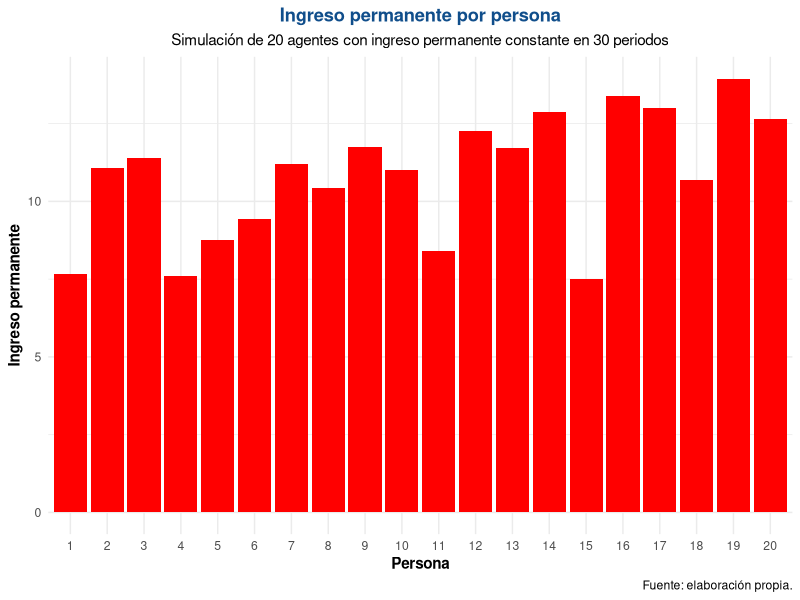
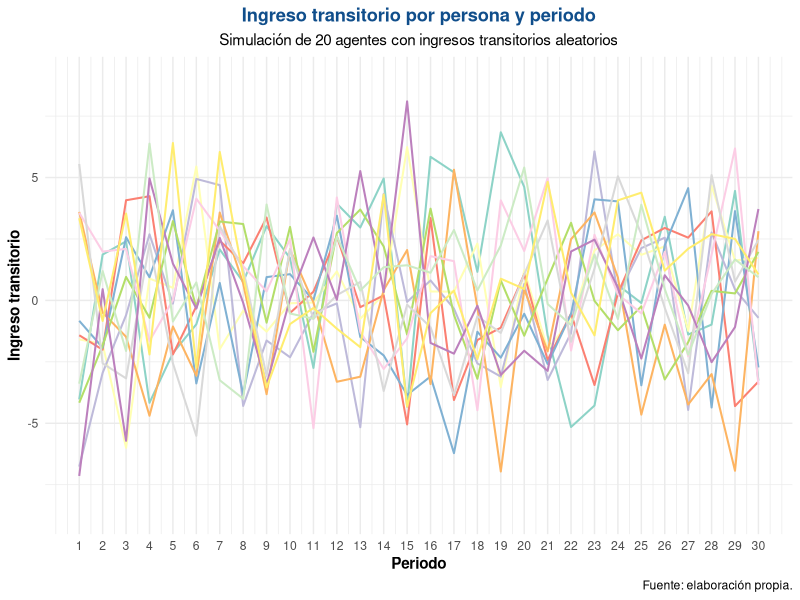
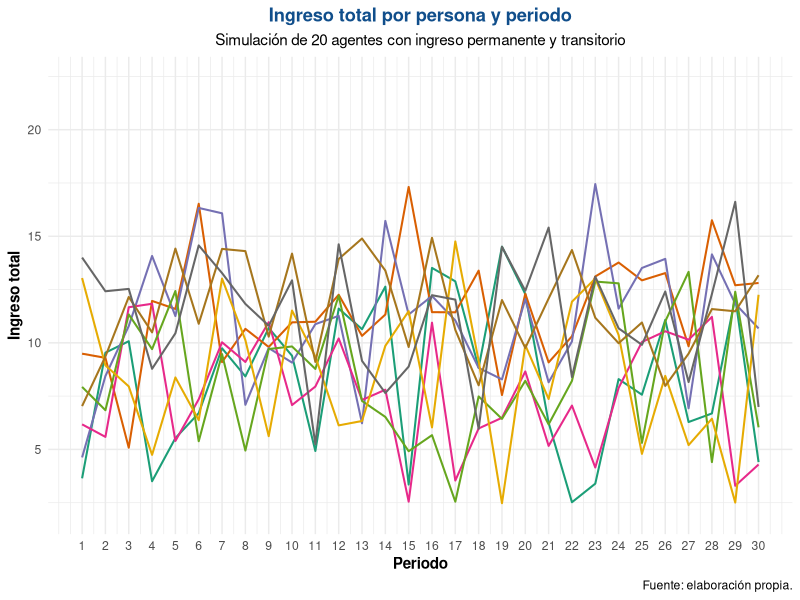
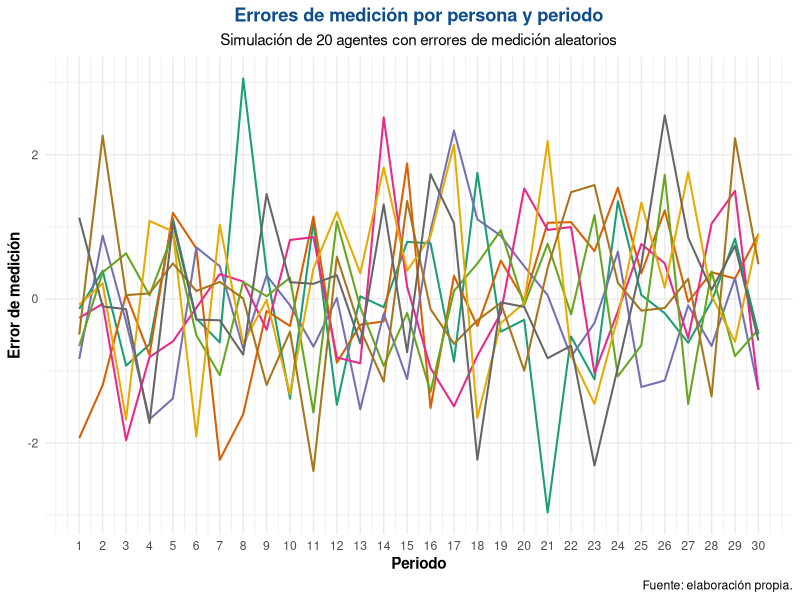
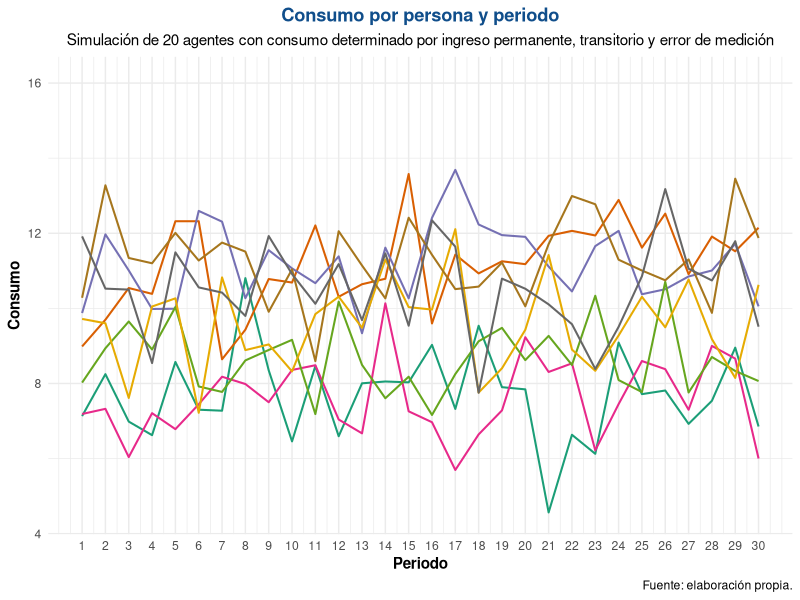
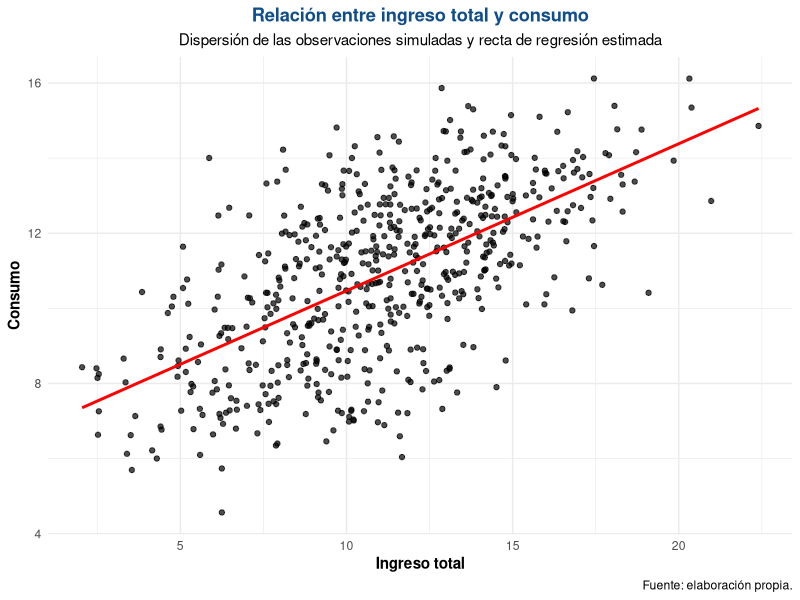
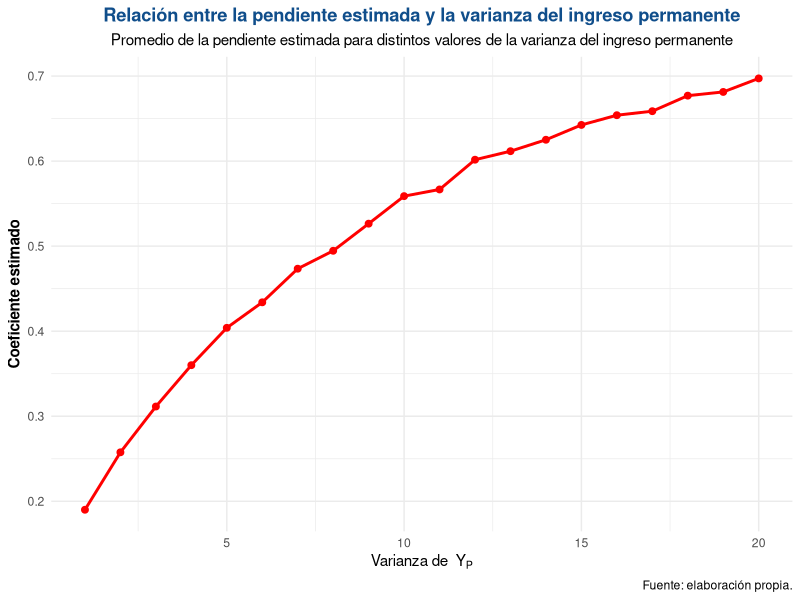
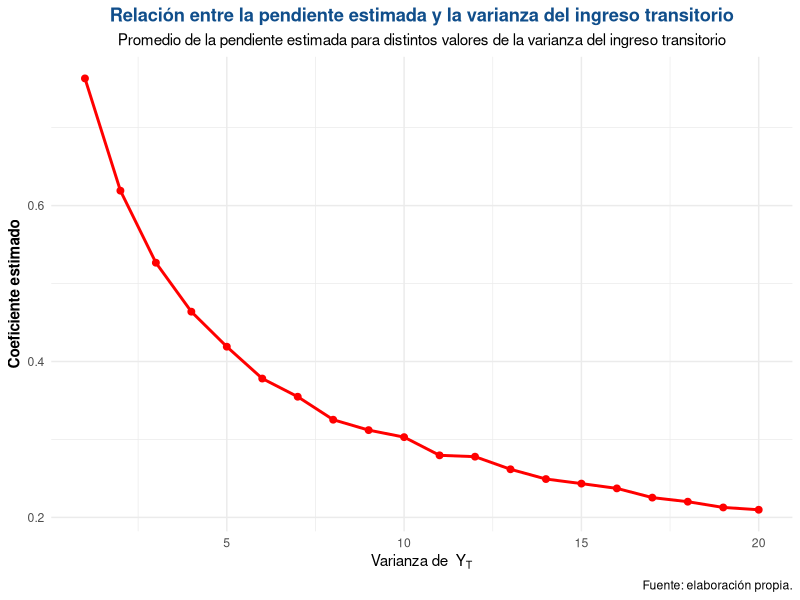

Here is the R script that generated these plots, in order:
## ---- chunk 1
set.seed(456)

n_personas <- 20
n_periodos <- 30
sigma_P <- 3

YP <- rnorm(n_personas, mean = 10, sd = sqrt(sigma_P))

YP_mat <- matrix(
  rep(YP, each = n_periodos),
  nrow = n_personas,
  ncol = n_periodos,
  byrow = TRUE
)

library(ggplot2)

graf_a <- data.frame(
  Persona = factor(1:n_personas),
  Ingreso_permanente = YP
)

ggplot(graf_a, aes(x = Persona, y = Ingreso_permanente)) +
  geom_col(fill = "red") +
  labs(
    title = "Ingreso permanente por persona",
    subtitle = "Simulación de 20 agentes con ingreso permanente constante en 30 periodos",
    x = "Persona",
    y = "Ingreso permanente",
    fill = "",
    caption = "Fuente: elaboración propia."
  ) +
  theme_minimal() +
  theme(
    plot.title = element_text(hjust = 0.5, face = "bold", color = "dodgerblue4"),
    plot.subtitle = element_text(hjust = 0.5),
    axis.title = element_text(face = "bold"),
    legend.position = "top"
  )
## ---- chunk 2
set.seed(456)

n_personas <- 20
n_periodos <- 30
sigma_T <- 9

YT_mat <- matrix(
  rnorm(n_personas * n_periodos, mean = 0, sd = sqrt(sigma_T)),
  nrow = n_personas,
  ncol = n_periodos,
  byrow = TRUE
)

library(tidyr)
library(dplyr)
library(ggplot2)

graf_b <- as.data.frame(YT_mat)
colnames(graf_b) <- 1:n_periodos
graf_b$Persona <- factor(1:n_personas)

graf_b_larga <- graf_b |>
  pivot_longer(
    cols = -Persona,
    names_to = "Periodo",
    values_to = "Ingreso_transitorio"
  )

ggplot(graf_b_larga, aes(x = as.numeric(Periodo), y = Ingreso_transitorio, group = Persona, color = Persona)) +
  geom_line(linewidth = 0.7, show.legend = FALSE) +
  scale_x_continuous(breaks = 1:30) +
  scale_color_brewer(palette = "Set3") +
  labs(
    title = "Ingreso transitorio por persona y periodo",
    subtitle = "Simulación de 20 agentes con ingresos transitorios aleatorios",
    x = "Periodo",
    y = "Ingreso transitorio",
    caption = "Fuente: elaboración propia."
  ) +
  theme_minimal() +
  theme(
    plot.title = element_text(hjust = 0.5, face = "bold", color = "dodgerblue4"),
    plot.subtitle = element_text(hjust = 0.5),
    axis.title = element_text(face = "bold")
  )

## ---- chunk 3
Y_mat <- YP_mat + YT_mat

library(tidyr)
library(dplyr)
library(ggplot2)

graf_c <- as.data.frame(Y_mat)
colnames(graf_c) <- 1:n_periodos
graf_c$Persona <- factor(1:n_personas)

graf_c_larga <- graf_c |>
  pivot_longer(
    cols = -Persona,
    names_to = "Periodo",
    values_to = "Ingreso_total"
  )

ggplot(graf_c_larga, aes(x = as.numeric(Periodo), y = Ingreso_total, group = Persona, color = Persona)) +
  geom_line(linewidth = 0.7, show.legend = FALSE) +
  scale_x_continuous(breaks = 1:30) +
  scale_color_brewer(palette = "Dark2") +
  labs(
    title = "Ingreso total por persona y periodo",
    subtitle = "Simulación de 20 agentes con ingreso permanente y transitorio",
    x = "Periodo",
    y = "Ingreso total",
    caption = "Fuente: elaboración propia."
  ) +
  theme_minimal() +
  theme(
    plot.title = element_text(hjust = 0.5, face = "bold", color = "dodgerblue4"),
    plot.subtitle = element_text(hjust = 0.5),
    axis.title = element_text(face = "bold")
  )

## ---- chunk 4
sigma_e <- 1

eps_mat <- matrix(
  rnorm(n_personas * n_periodos, mean = 0, sd = sqrt(sigma_e)),
  nrow = n_personas,
  ncol = n_periodos,
  byrow = TRUE
)

library(tidyr)
library(dplyr)
library(ggplot2)

graf_d <- as.data.frame(eps_mat)
colnames(graf_d) <- 1:n_periodos
graf_d$Persona <- factor(1:n_personas)

graf_d_larga <- graf_d |>
  pivot_longer(
    cols = -Persona,
    names_to = "Periodo",
    values_to = "Error_medicion"
  )

ggplot(graf_d_larga, aes(x = as.numeric(Periodo), y = Error_medicion, group = Persona, color = Persona)) +
  geom_line(linewidth = 0.7, show.legend = FALSE) +
  scale_x_continuous(breaks = 1:30) +
  scale_color_brewer(palette = "Dark2") +
  labs(
    title = "Errores de medición por persona y periodo",
    subtitle = "Simulación de 20 agentes con errores de medición aleatorios",
    x = "Periodo",
    y = "Error de medición",
    caption = "Fuente: elaboración propia."
  ) +
  theme_minimal() +
  theme(
    plot.title = element_text(hjust = 0.5, face = "bold", color = "dodgerblue4"),
    plot.subtitle = element_text(hjust = 0.5),
    axis.title = element_text(face = "bold")
  )
## ---- chunk 5
C_mat <- YP_mat + 0.1 * YT_mat + eps_mat

library(tidyr)
library(dplyr)
library(ggplot2)

graf_e <- as.data.frame(C_mat)
colnames(graf_e) <- 1:n_periodos
graf_e$Persona <- factor(1:n_personas)

graf_e_larga <- graf_e |>
  pivot_longer(
    cols = -Persona,
    names_to = "Periodo",
    values_to = "Consumo"
  )

ggplot(graf_e_larga, aes(x = as.numeric(Periodo), y = Consumo, group = Persona, color = Persona)) +
  geom_line(linewidth = 0.7, show.legend = FALSE) +
  scale_x_continuous(breaks = 1:30) +
  scale_color_brewer(palette = "Dark2") +
  labs(
    title = "Consumo por persona y periodo",
    subtitle = "Simulación de 20 agentes con consumo determinado por ingreso permanente, transitorio y error de medición",
    x = "Periodo",
    y = "Consumo",
    caption = "Fuente: elaboración propia."
  ) +
  theme_minimal() +
  theme(
    plot.title = element_text(hjust = 0.5, face = "bold", color = "dodgerblue4"),
    plot.subtitle = element_text(hjust = 0.5),
    axis.title = element_text(face = "bold")
  )
## ---- chunk 6
library(broom)
library(dplyr)
library(knitr)
library(kableExtra)

base_f <- data.frame(
  Ingreso_total = as.vector(Y_mat),
  Consumo = as.vector(C_mat)
)

modelo_f <- lm(Consumo ~ Ingreso_total, data = base_f)

resumen <- tidy(modelo_f) |>
  select(term, estimate, std.error, statistic, p.value) |>
  mutate(
    term = c("(Intercept)", "Ingreso total")
  )

r2 <- summary(modelo_f)$r.squared
n <- nobs(modelo_f)

kable(
  resumen,
  col.names = c("Término", "Coeficiente", "Error estándar", "Estadístico t", "Valor p"),
  digits = 4,
  caption = "\\centering Resultados de la regresión lineal entre consumo e ingreso total",
  align = "c",
  booktabs = TRUE,
  format = "latex",
  table.envir = "table"
) |>
  kable_styling(
    full_width = FALSE,
    position = "center",
    latex_options = c("hold_position", "scale_down"),
    font_size = 10
  ) |>
  footnote(
    general = paste0(
      "Fuente: elaboración propia. Número de observaciones: ", n,
      ". R² = ", round(r2, 4), "."
    ),
    general_title = "",
    threeparttable = TRUE
  )
ggplot(base_f, aes(x = Ingreso_total, y = Consumo)) +
  geom_point(alpha = 0.7) +
  geom_smooth(method = "lm", se = FALSE, color = "red", linewidth = 1) +
  labs(
    title = "Relación entre ingreso total y consumo",
    subtitle = "Dispersión de las observaciones simuladas y recta de regresión estimada",
    x = "Ingreso total",
    y = "Consumo",
    caption = "Fuente: elaboración propia."
  ) +
  theme_minimal() +
  theme(
    plot.title = element_text(hjust = 0.5, face = "bold", color = "dodgerblue4"),
    plot.subtitle = element_text(hjust = 0.5),
    axis.title = element_text(face = "bold")
  )
## ---- chunk 7
library(dplyr)
library(ggplot2)

set.seed(456)

sigma_P_vals <- 1:20
n_sim <- 150

resultados_g <- data.frame()

for (s in sigma_P_vals) {
  beta_hat <- numeric(n_sim)
  
  for (j in 1:n_sim) {
    YP <- rnorm(n_personas, mean = 10, sd = sqrt(s))
    
    YP_mat <- matrix(
      rep(YP, each = n_periodos),
      nrow = n_personas,
      ncol = n_periodos,
      byrow = TRUE
    )
    
    YT_mat <- matrix(
      rnorm(n_personas * n_periodos, mean = 0, sd = sqrt(sigma_T)),
      nrow = n_personas,
      ncol = n_periodos,
      byrow = TRUE
    )
    
    eps_mat <- matrix(
      rnorm(n_personas * n_periodos, mean = 0, sd = sqrt(sigma_e)),
      nrow = n_personas,
      ncol = n_periodos,
      byrow = TRUE
    )
    
    Y_mat <- YP_mat + YT_mat
    C_mat <- YP_mat + 0.1 * YT_mat + eps_mat
    
    base_g <- data.frame(
      Ingreso_total = as.vector(Y_mat),
      Consumo = as.vector(C_mat)
    )
    
    modelo_g <- lm(Consumo ~ Ingreso_total, data = base_g)
    beta_hat[j] <- coef(modelo_g)[2]
  }
  
  resultados_g <- rbind(
    resultados_g,
    data.frame(
      sigma_P = s,
      beta_promedio = mean(beta_hat)
    )
  )
}

ggplot(resultados_g, aes(x = sigma_P, y = beta_promedio)) +
  geom_line(linewidth = 1, color = "red") +
  geom_point(size = 2, color = "red") +
  labs(
    title = "Relación entre la pendiente estimada y la varianza del ingreso permanente",
    subtitle = "Promedio de la pendiente estimada para distintos valores de la varianza del ingreso permanente",
    x = expression("Varianza de " ~ Y[P]),
    y = "Coeficiente estimado",
    caption = "Fuente: elaboración propia."
  ) +
  theme_minimal() +
  theme(
    plot.title = element_text(hjust = 0.5, face = "bold", color = "dodgerblue4"),
    plot.subtitle = element_text(hjust = 0.5),
    axis.title = element_text(face = "bold")
  )
## ---- chunk 8
library(dplyr)
library(ggplot2)

set.seed(456)

sigma_T_vals <- 1:20
n_sim <- 150

resultados_h <- data.frame()

for (s in sigma_T_vals) {
  beta_hat <- numeric(n_sim)
  
  for (j in 1:n_sim) {
    YP <- rnorm(n_personas, mean = 10, sd = sqrt(sigma_P))
    
    YP_mat <- matrix(
      rep(YP, each = n_periodos),
      nrow = n_personas,
      ncol = n_periodos,
      byrow = TRUE
    )
    
    YT_mat <- matrix(
      rnorm(n_personas * n_periodos, mean = 0, sd = sqrt(s)),
      nrow = n_personas,
      ncol = n_periodos,
      byrow = TRUE
    )
    
    eps_mat <- matrix(
      rnorm(n_personas * n_periodos, mean = 0, sd = sqrt(sigma_e)),
      nrow = n_personas,
      ncol = n_periodos,
      byrow = TRUE
    )
    
    Y_mat <- YP_mat + YT_mat
    C_mat <- YP_mat + 0.1 * YT_mat + eps_mat
    
    base_h <- data.frame(
      Ingreso_total = as.vector(Y_mat),
      Consumo = as.vector(C_mat)
    )
    
    modelo_h <- lm(Consumo ~ Ingreso_total, data = base_h)
    beta_hat[j] <- coef(modelo_h)[2]
  }
  
  resultados_h <- rbind(
    resultados_h,
    data.frame(
      sigma_T = s,
      beta_promedio = mean(beta_hat)
    )
  )
}

ggplot(resultados_h, aes(x = sigma_T, y = beta_promedio)) +
  geom_line(linewidth = 1, color = "red") +
  geom_point(size = 2, color = "red") +
  labs(
    title = "Relación entre la pendiente estimada y la varianza del ingreso transitorio",
    subtitle = "Promedio de la pendiente estimada para distintos valores de la varianza del ingreso transitorio",
    x = expression("Varianza de " ~ Y[T]),
    y = "Coeficiente estimado",
    caption = "Fuente: elaboración propia."
  ) +
  theme_minimal() +
  theme(
    plot.title = element_text(hjust = 0.5, face = "bold", color = "dodgerblue4"),
    plot.subtitle = element_text(hjust = 0.5),
    axis.title = element_text(face = "bold")
  )
## ---- chunk 9
library(dplyr)
library(ggplot2)

set.seed(456)

sigma_e_vals <- 1:20
n_sim <- 150

resultados_i <- data.frame()

for (s in sigma_e_vals) {
  beta_hat <- numeric(n_sim)
  
  for (j in 1:n_sim) {
    YP <- rnorm(n_personas, mean = 10, sd = sqrt(sigma_P))
    
    YP_mat <- matrix(
      rep(YP, each = n_periodos),
      nrow = n_personas,
      ncol = n_periodos,
      byrow = TRUE
    )
    
    YT_mat <- matrix(
      rnorm(n_personas * n_periodos, mean = 0, sd = sqrt(sigma_T)),
      nrow = n_personas,
      ncol = n_periodos,
      byrow = TRUE
    )
    
    eps_mat <- matrix(
      rnorm(n_personas * n_periodos, mean = 0, sd = sqrt(s)),
      nrow = n_personas,
      ncol = n_periodos,
      byrow = TRUE
    )
    
    Y_mat <- YP_mat + YT_mat
    C_mat <- YP_mat + 0.1 * YT_mat + eps_mat
    
    base_i <- data.frame(
      Ingreso_total = as.vector(Y_mat),
      Consumo = as.vector(C_mat)
    )
    
    modelo_i <- lm(Consumo ~ Ingreso_total, data = base_i)
    beta_hat[j] <- coef(modelo_i)[2]
  }
  
  resultados_i <- rbind(
    resultados_i,
    data.frame(
      sigma_e = s,
      beta_promedio = mean(beta_hat)
    )
  )
}

ggplot(resultados_i, aes(x = sigma_e, y = beta_promedio)) +
  geom_line(linewidth = 1, color = "red") +
  geom_point(size = 2, color = "red") +
  labs(
    title = "Relación entre la pendiente estimada\ny la varianza del error de medición",
    subtitle = "Promedio de la pendiente estimada para distintos valores de la varianza del error de medición",
    x = expression("Varianza de " ~ epsilon),
    y = "Coeficiente estimado",
    caption = "Fuente: elaboración propia."
  ) +
  theme_minimal() +
  theme(
    plot.title = element_text(hjust = 0.5, face = "bold", color = "dodgerblue4", size = 13),
    plot.subtitle = element_text(hjust = 0.5, size = 10),
    axis.title = element_text(face = "bold"),
    plot.caption = element_text(hjust = 1, size = 9)
  )
